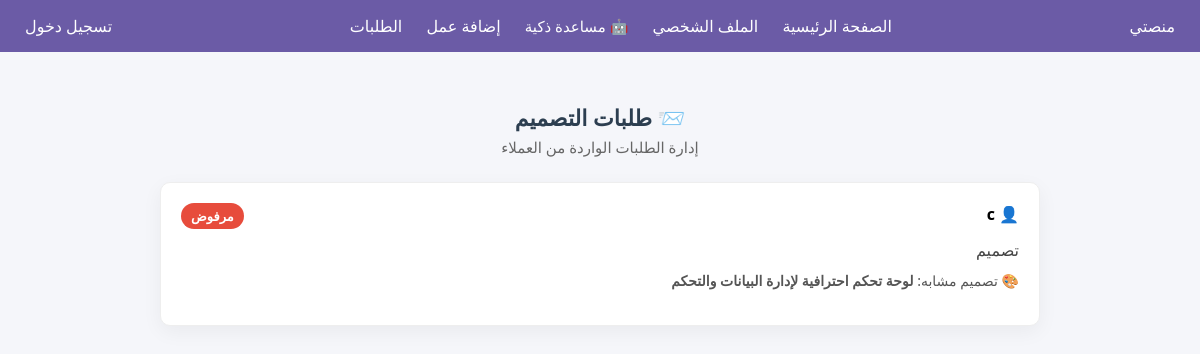
The page /designer/requests (signed in) on the database its author committed.
### tables this page shows
CREATE TABLE requests (
    id INTEGER PRIMARY KEY AUTOINCREMENT,
        client_id INTEGER NOT NULL,
            designer_id INTEGER NOT NULL,
                design_id INTEGER,
                    description TEXT NOT NULL,
                        status TEXT DEFAULT 'مفتوح',
                            created_at TIMESTAMP DEFAULT CURRENT_TIMESTAMP
                            , chat_enabled INTEGER DEFAULT 0);

CREATE TABLE users (
            id INTEGER PRIMARY KEY AUTOINCREMENT,
            username TEXT NOT NULL,
            email TEXT NOT NULL,
            password TEXT NOT NULL,
            role TEXT NOT NULL
        , active INTEGER DEFAULT 1, bio TEXT DEFAULT '', portfolio TEXT DEFAULT '', specialty TEXT DEFAULT '', work_type TEXT DEFAULT '', analysis_result TEXT);

CREATE TABLE designs (
    id INTEGER PRIMARY KEY AUTOINCREMENT,
    designer_id INTEGER,
    title TEXT,
    description TEXT,
    image_path TEXT,
    FOREIGN KEY (designer_id) REFERENCES users(id)
);

### app/designer/routes.py (the view)
@designer_bp.route('/requests')
def designer_requests():
    if not designer_required():
        flash('غير مسموح بالدخول')
        return redirect(url_for('auth.login'))
    conn = sqlite3.connect(Config.DATABASE)
    conn.row_factory = sqlite3.Row
    requests = conn.execute("""
        SELECT
            r.id,
            r.description,
            r.status,
            u.username AS client_name,
            d.title AS design_title
        FROM requests r
        JOIN users u ON r.client_id = u.id
        LEFT JOIN designs d ON r.design_id = d.id
        WHERE r.designer_id = ?
        ORDER BY r.created_at DESC
    """, (session['user_id'],)).fetchall()
    conn.close()
    return render_template(
        'designer/requests.html',
        requests=requests
    )

### app/designer/routes.py (called while the page is built)
def designer_required():
    return 'role' in session and session['role'] == 'designer'

### app/designer/templates/designer/requests.html (shortened to what this page needs)
{% extends 'base.html' %}
{% block content %}
<div class="designer-requests-page">
    <div class="page-header">
        <h2>📨 طلبات التصميم</h2>
        <p>إدارة الطلبات الواردة من العملاء</p>
    </div>
    {% if requests %}
        <div class="requests-list">
            {% for req in requests %}
            <div class="request-card">
                <div class="request-top">
                    <span class="client-name">
                        👤 {{ req['client_name'] }}
                    </span>
                    <span class="status status-{{ req['status'] }}">
                        {{ req['status'] }}
                    </span>
                </div>
                <p class="request-desc">
                    {{ req['description'] }}
                </p>
                {% if req['design_title'] %}
                <p class="design-ref">
                    🎨 تصميم مشابه: <strong>{{ req['design_title'] }}</strong>
                </p>
                {% endif %}
            </div>
            {% endfor %}
        </div>
    {% else %}
        <div class="empty-box">
            لا يوجد طلبات حاليًا
        </div>
    {% endif %}
</div>
{% endblock %}

### app/static/style.css (style rules this page uses)
* { margin: 0; padding: 0; box-sizing: border-box; font-family: 'Segoe UI', Tahoma, Geneva, Verdana, sans-serif; }
body { direction: rtl; background-color: #f5f6fa; }
.request-card, .portfolio-card { background-color: #fff; padding: 15px; margin-bottom: 10px; border-radius: 10px; box-shadow: 0 2px 8px rgba(0,0,0,0.1); }
.page-header { text-align: center; margin-bottom: 30px; }
.page-header h2 { font-size: 22px; font-weight: 600; margin-bottom: 8px; }
.page-header p { font-size: 14px; color: #777; }
.page-header { text-align: center; margin-bottom: 25px; }
.page-header h2 { margin-bottom: 8px; color: #2c3e50; }
.page-header p { color: #666; font-size: 15px; }
.request-card { background: #fff; border-radius: 10px; border: 1px solid #eee; box-shadow: 0 4px 15px rgba(0,0,0,0.06); padding: 25px; }
.request-card { background: #fff; border: 1px solid #eee; border-radius: 10px; padding: 20px; box-shadow: 0 4px 12px rgba(0,0,0,0.08); transition: transform 0.3s, box-shadow 0.3s; position: relative; }
.status { padding: 5px 12px; border-radius: 6px; font-weight: bold; display: inline-block; font-size: 0.9rem; }
.status { padding: 6px 14px; border-radius: 999px; font-size: 13px; font-weight: bold; color: #fff; }
.status-مرفوض { background: #ef4444; }

### app/designer/templates/designer/requests.html (style rules this page uses)
.designer-requests-page { max-width: 900px; margin: 40px auto; padding: 10px; }
.page-header { margin-bottom: 25px; }
.page-header h2 { margin-bottom: 5px; }
.page-header p { color: #666; }
.requests-list { display: flex; flex-direction: column; gap: 15px; }
.request-card { background: #fff; border-radius: 10px; padding: 20px; box-shadow: 0 6px 20px rgba(0,0,0,0.05); }
.request-top { display: flex; justify-content: space-between; margin-bottom: 10px; }
.client-name { font-weight: bold; }
.status { padding: 4px 10px; border-radius: 20px; font-size: 13px; color: #fff; }
.status-مرفوض { background: #e74c3c; }
.request-desc { margin: 10px 0; color: #444; }
.design-ref { font-size: 14px; color: #555; }

### rows shown on the page
requests: client_name "c", status "مرفوض", description "تصميم", design_title "لوحة تحكم احترافية لإدارة البيانات والتحكم"
